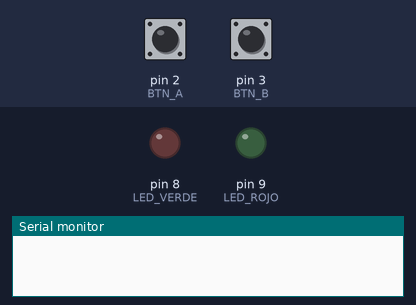
The sketch below on a simulated Arduino Uno, built with avr-gcc and run on an emulated ATmega328P. On the bench: output pins drawn as LEDs (lit = HIGH), the last lines printed to the serial monitor. Inputs (shaded band) come from the test bench; at power-on: pin 2 (BTN_A) HIGH, pin 3 (BTN_B) HIGH.

Above: at 1.2 s.
1.3 s: pin 2 (BTN_A) pulled LOW for 0.25 s
At 1.5 s:
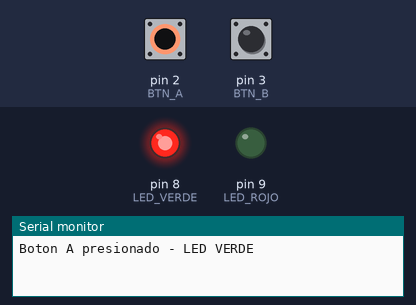
3.1 s: pin 3 (BTN_B) pulled LOW for 0.25 s
At 3.3 s:
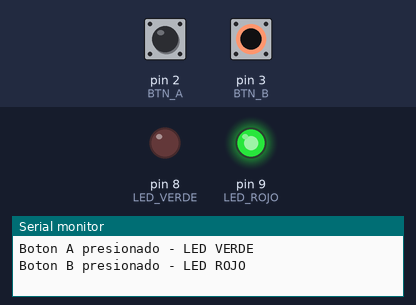
4.9 s: pin 3 (BTN_B) pulled LOW for 3.2 s
At 9.4 s:
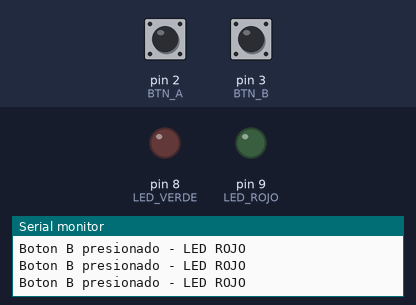
9.7 s: pin 2 (BTN_A) pulled LOW for 3.2 s
At 10.6 s:
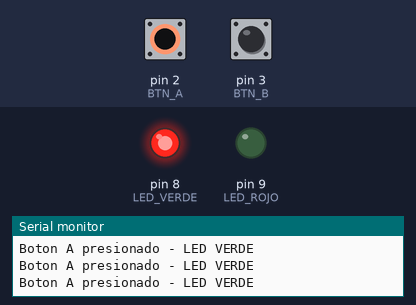
14.5 s: pin 2 (BTN_A) driven LOW and pin 3 (BTN_B) driven LOW
At 15.7 s:
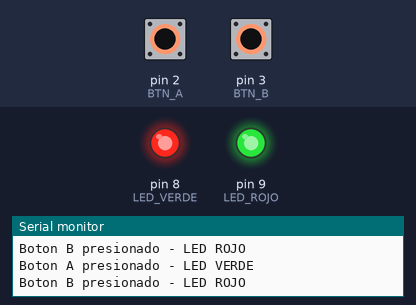
Timing chart, 0 to 17.1 s (numbered marks = the images above; inputs shaded):
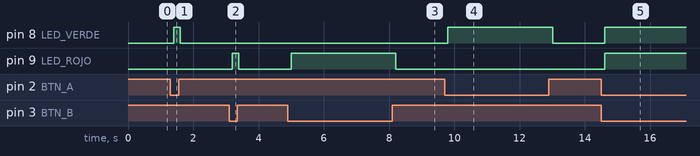

Measured:
- after the input at 1.3 s, pin 8 (LED_VERDE): LOW → HIGH after 0.10 s, → LOW 0.20 s later
- after the input at 3.1 s, pin 9 (LED_ROJO): LOW → HIGH after 0.10 s, → LOW 0.20 s later
- after the input at 4.9 s, pin 9 (LED_ROJO): LOW → HIGH after 0.10 s, → LOW 3.2 s later
- after the input at 9.7 s, pin 8 (LED_VERDE): LOW → HIGH after 0.11 s, → LOW 3.2 s later
- after the input at 14.5 s, pin 8 (LED_VERDE), pin 9 (LED_ROJO): LOW → HIGH after 0.11 s

The sketch:

sketch.ino
```cpp
const int BTN_A = 2;
const int BTN_B = 3;

const int LED_VERDE = 8;
const int LED_ROJO = 9;

void setup() {
  pinMode(BTN_A, INPUT_PULLUP);
  pinMode(BTN_B, INPUT_PULLUP);

  pinMode(LED_VERDE, OUTPUT);
  pinMode(LED_ROJO, OUTPUT);

  Serial.begin(9600);
}

void loop() {

  if (digitalRead(BTN_A) == LOW) {
    digitalWrite(LED_VERDE, HIGH);
    Serial.println("Boton A presionado - LED VERDE");
  } else {
    digitalWrite(LED_VERDE, LOW);
  }

  if (digitalRead(BTN_B) == LOW) {
    digitalWrite(LED_ROJO, HIGH);
    Serial.println("Boton B presionado - LED ROJO");
  } else {
    digitalWrite(LED_ROJO, LOW);
  }

  delay(200);
}
```
